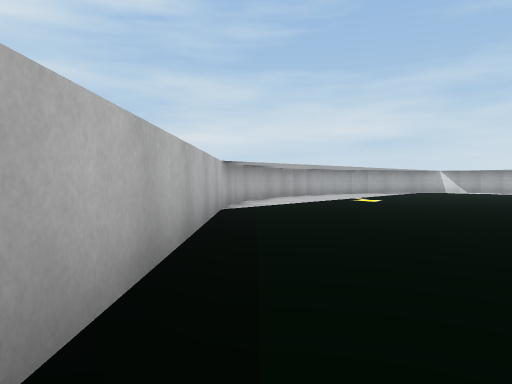
view 1 (above)

18 first-person views from a walk through a scene from a Unity 3-D project. The camera is 0.62 m above the floor, tilts 2° down and sees 70° across. The floor is counted in squares, 1 m on a side. Each view is taken from the middle of a square. On the plan, view 1 faces up. The plan holds only what a view shows up to about 10 squares ahead; the rest is blank. The place goes on beyond the plan.

view 2
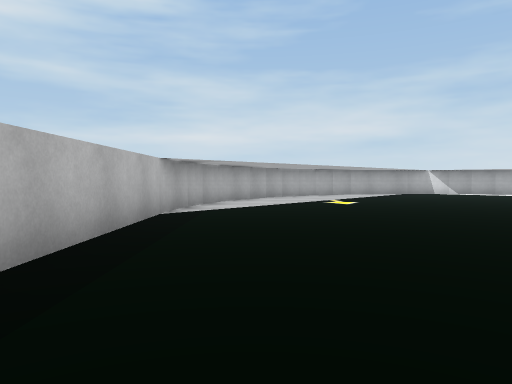

view 3
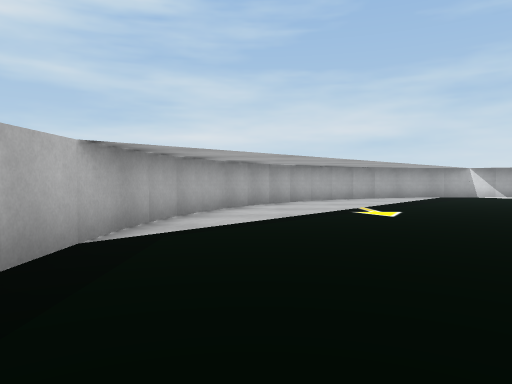

view 4
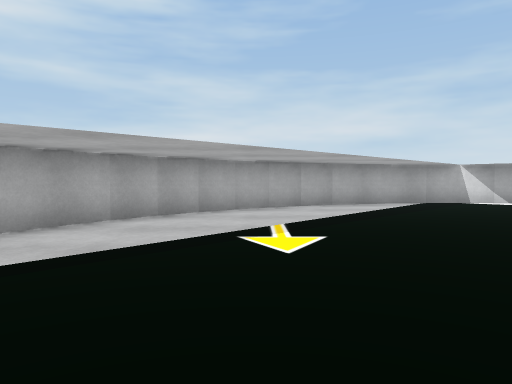

view 5
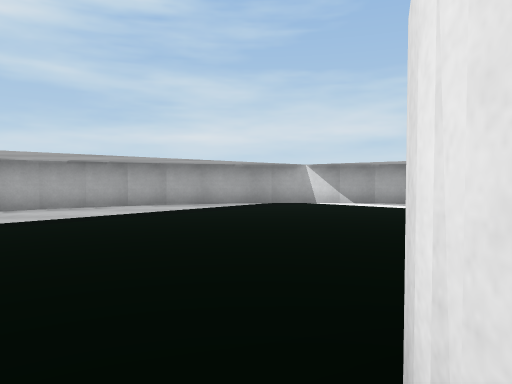

view 6
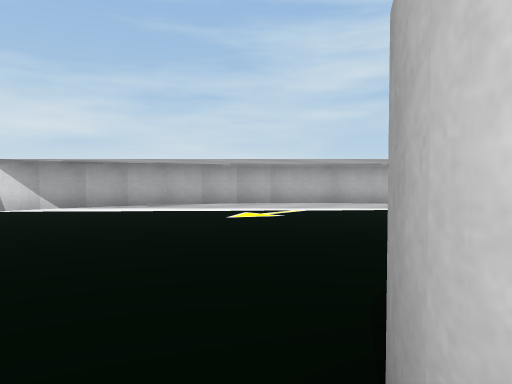

view 7
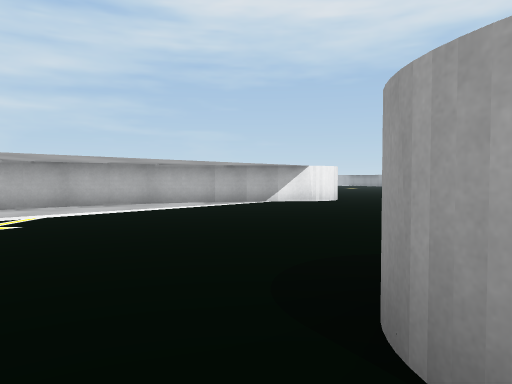

view 8
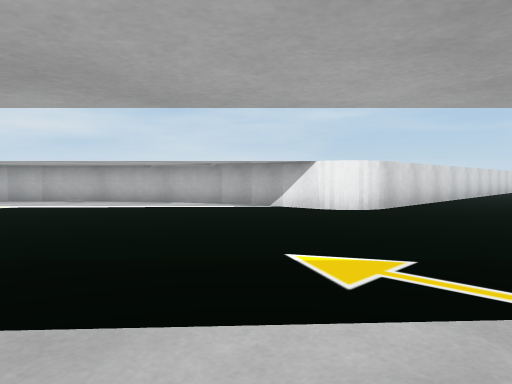

view 9
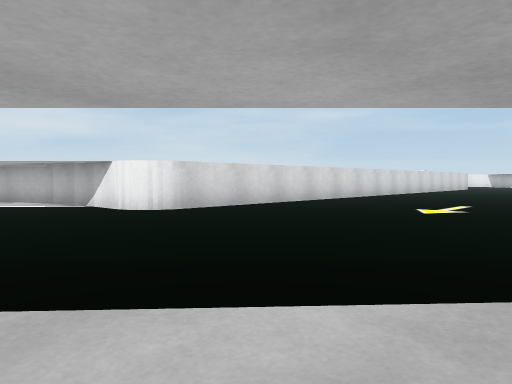

view 10
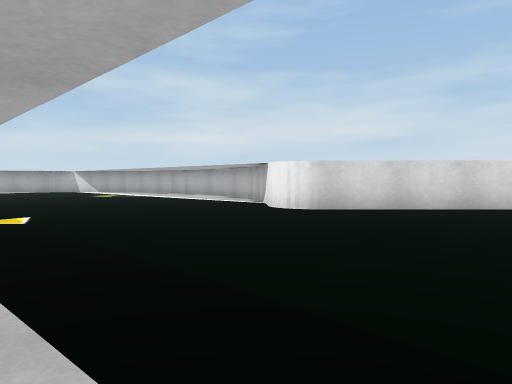

view 11
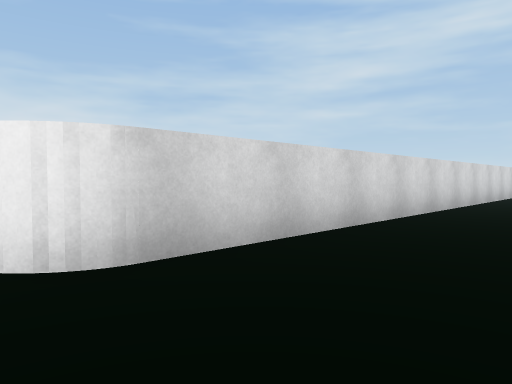

view 12
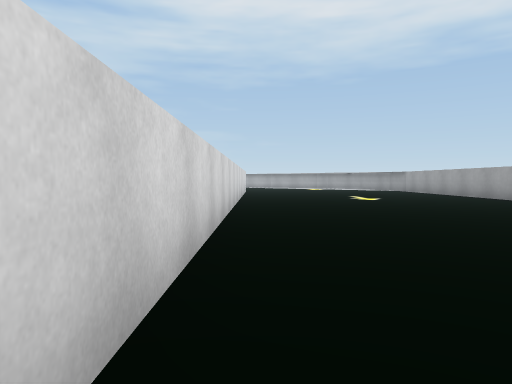

view 13
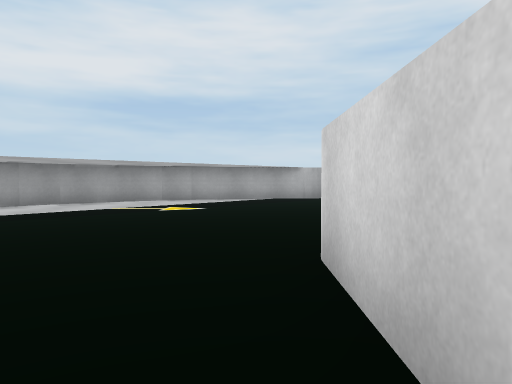

view 14
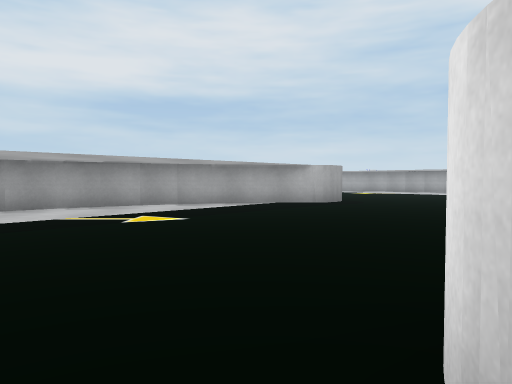

view 15
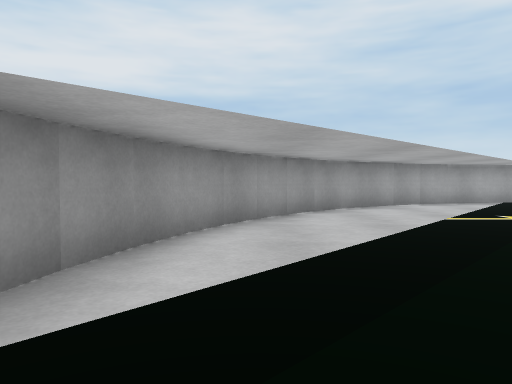

view 16
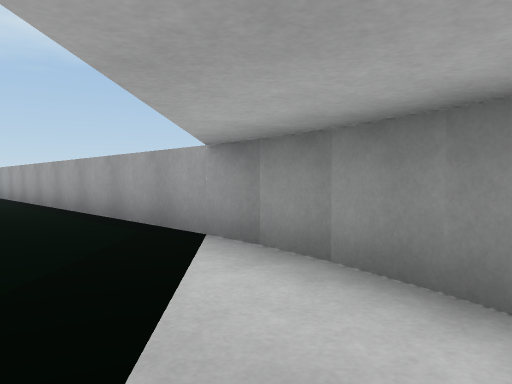

view 17
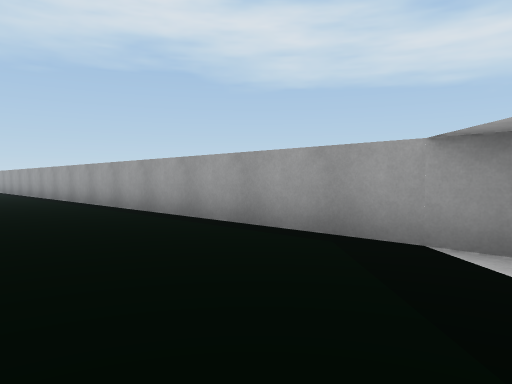

view 18
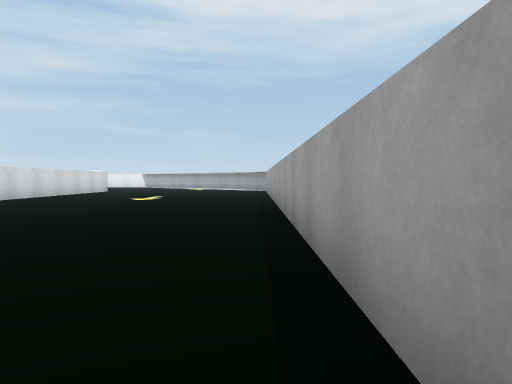

### Floor plan
Points are (right, up) in squares from view 1. A wall is a line through its corners. A room is listed if a view was taken in it or the views show most of it. See-through windows are left out.
Room 1 (views 1, 2, 3, 4, 5, 6, 7, 8, 9, 10, 11, 12, 13, 14, 15, 16, 17, 18)
walls: (12.5, 0.6) (13.3, 0) (14.1, -0.5); (11.9, 1.2) (12.6, 0.5); (11.3, 1.9) (12, 1.1); (14, -0.4) (14.9, -0.8); (10.8, 2.6) (11.4, 1.8); (14.8, -0.8) (15.7, -1.1) (16.6, -1.4); (10.3, 3.3) (10.8, 2.4); (9.9, 4.1) (10.4, 3.2); (16.5, -1.3) (17.5, -1.5); (9.6, 5) (10, 4); (17.4, -1.5) (26.5, -1.5); (9.5, 5.8) (9.7, 4.8); (9.3, 6.7) (9.5, 5.7); (9.3, 7.6) (9.3, 6.5); (-0.7, 8.5) (-0.7, 1); (17.3, 7.4) (17.2, 8.4); (-0.5, 9.3) (-0.7, 8.3); (17.3, 8.3) (17.1, 9.3); (-0.3, 10.2) (-0.5, 9.2); (17.1, 9.2) (16.9, 10.2); (0, 11) (-0.3, 10.1); (0.4, 11.8) (-0.1, 10.8); (16.9, 10.1) (16.6, 11); (16.6, 10.9) (16.2, 11.8); (0.9, 12.6) (0.3, 11.6); (16.3, 11.7) (15.8, 12.5); (1.4, 13.3) (0.8, 12.5); (15.8, 12.4) (15.2, 13.3); (2, 13.9) (1.3, 13.2); (15.2, 13.2) (14.6, 13.9); (2.6, 14.5) (1.9, 13.8); (14.7, 13.8) (14, 14.5); (3.3, 15) (2.5, 14.4); (14.1, 14.4) (13.3, 15) (12.5, 15.5); (4.1, 15.5) (3.2, 15); (4.9, 15.8) (4, 15.4); (5.7, 16.1) (4.8, 15.8); (12.6, 15.4) (11.7, 15.8); (6.6, 16.3) (5.6, 16.1); (11.8, 15.8) (10.9, 16.1) (10, 16.3); (10.1, 16.3) (9.2, 16.5) (8.3, 16.5); (8.4, 16.5) (7.4, 16.5) (6.5, 16.3); (26.5, 6.5) (18.1, 6.5)

Where each view was taken, in squares from view 1:
view 1: 0 up, 0 right, facing up
view 2: 1 up, 1 right, facing up
view 3: 4 up, 1 right, facing up
view 4: 7 up, 3 right, facing up
view 5: 7 up, 7 right, facing up
view 6: 8 up, 7 right, facing up-right
view 7: 9 up, 7 right, facing right
view 8: 3 up, 11 right, facing up-right
view 9: 0 up, 14 right, facing up-right
view 10: 1 down, 17 right, facing up
view 11: 4 up, 17 right, facing up-right
view 12: 6 up, 20 right, facing right
view 13: 6 up, 21 right, facing left
view 14: 6 up, 19 right, facing left
view 15: 0 up, 19 right, facing left
view 16: 1 up, 15 right, facing down-right
view 17: 2 up, 17 right, facing down-right
view 18: 1 down, 20 right, facing right
